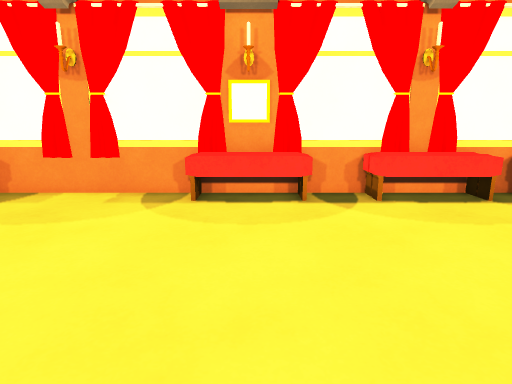
[1] (above)

12 first-person views from a walk through a scene from a Unity 3-D project. The camera is 1.3 m above the floor, tilts 12° down and sees 75° across. The floor is counted in squares, 0.5 m on a side. Each view is taken from the middle of a square. On the plan, view 1 faces up. The plan holds only what a view shows up to about 20 squares ahead; the rest is blank. The place goes on beyond the plan. Surface patterns are stand-ins for the level's own textures.

[2]
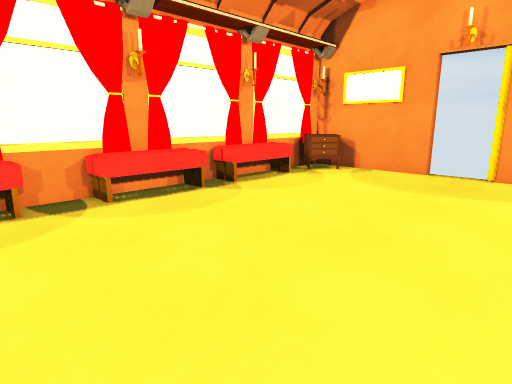

[3]
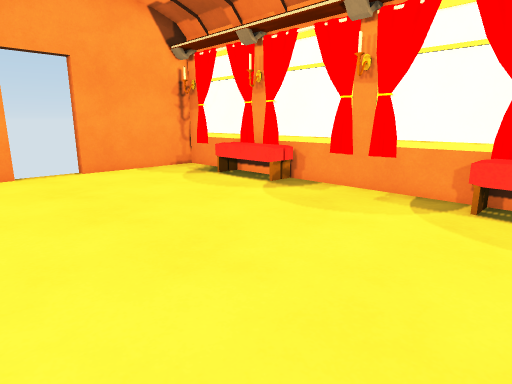

[4]
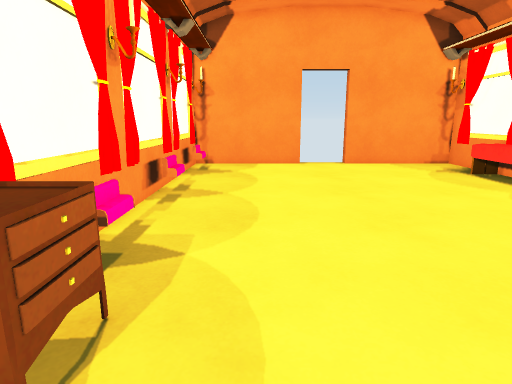

[5]
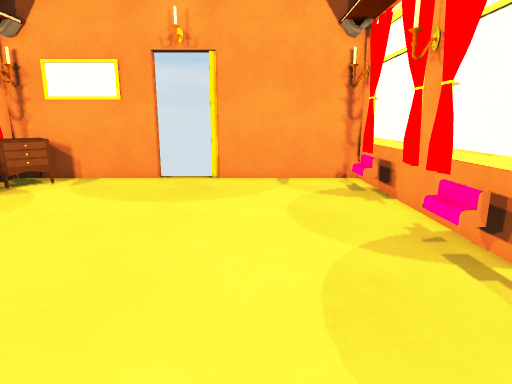

[6]
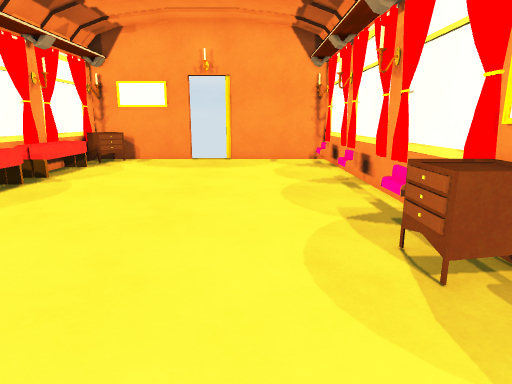

[7]
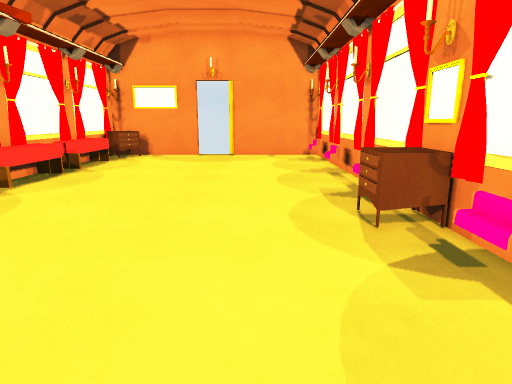

[8]
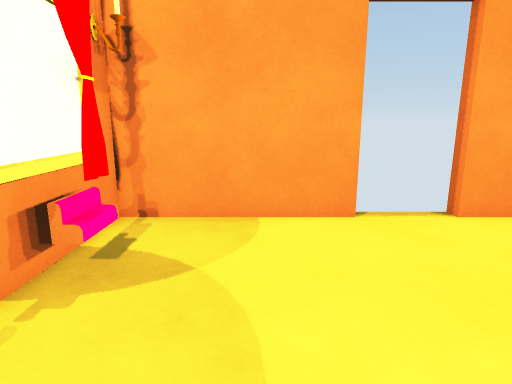

[9]
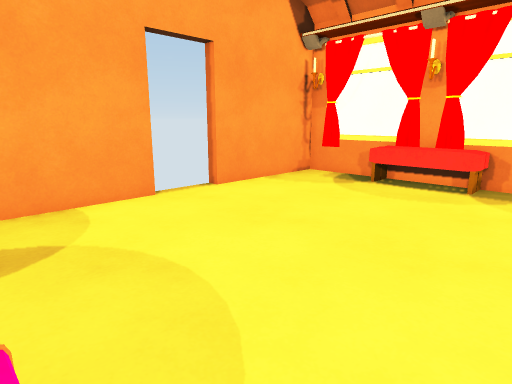

[10]
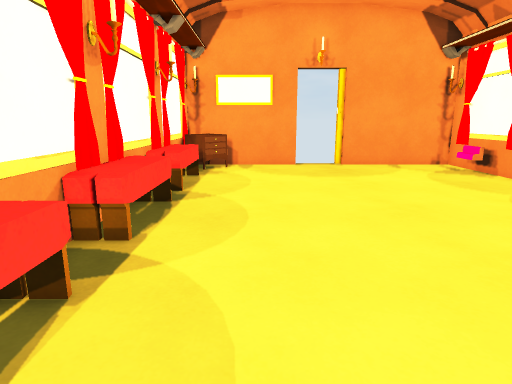

[11]
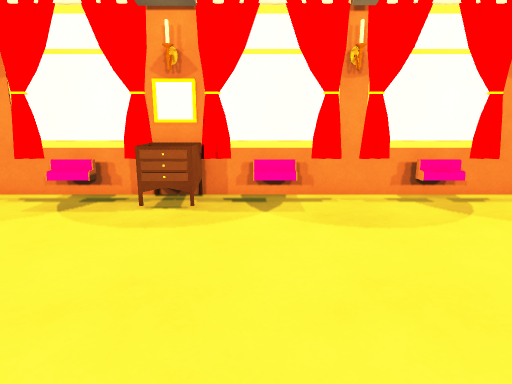

[12]
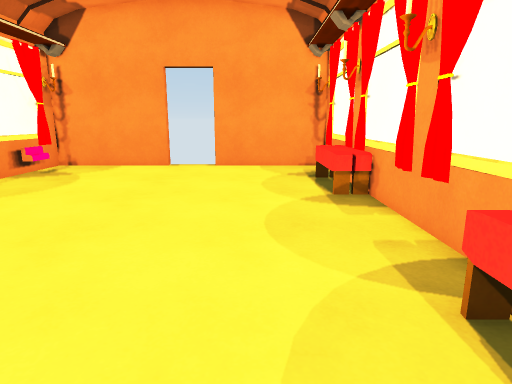

### Floor plan
Points are (right, up) in squares from view 1. A wall is a line through its corners. A room is listed if a view was taken in it or the views show most of it. See-through windows are left out.
Room 1 (views 1, 2, 3, 4, 5, 6, 7, 8, 9, 10, 11, 12)
walls: (0.4, -3.9) (0.9, -3.9); (1.1, -3.9) (17.4, -3.9) (17.4, 2.8); (-2.4, 12.2) (-9.5, 12.2); (4.5, 12.2) (1.5, 12.2); (9.5, 12.2) (7.4, 12.2); (-13.4, 12.2) (-17.9, 12.2) (-17.9, 5.6) (-18.5, 5.6); (15.5, 12.2) (13.4, 12.2); (18, 5.6) (17.4, 5.6) (17.4, 9.5); (-18.5, 2.8) (-17.9, 2.8) (-17.9, -3.9) (-0.5, -3.9); (17.4, 11.4) (17.4, 12.2) (16.6, 12.2)
ways out: gap at (18, 3)
objects: other object (-15, -3); other object (-14, 11) to (-10, 12); other object (-13, 12); other object (-11, 12); other object (-10, -3); other object (-8, -3); other object (-4, -3); other object (-2, 11) to (2, 12); other object (-2, 12); other object (-1, -3) to (1, -2); other object (0, 12); other object (2, -3); other object (4, 11) to (8, 12); other object (5, 12); other object (7, 12); other object (8, -3); other object (9, 11) to (13, 12); other object (11, 12); other object (15, -3); other object (15, 10) to (17, 11)

Where each view was taken, in squares from view 1:
view 1: 0 up, 0 right, facing up
view 2: 0 up, 0 right, facing up-right
view 3: 0 up, 0 right, facing up-left
view 4: 0 up, 3 right, facing left
view 5: 1 up, 2 right, facing right
view 6: 1 up, 6 left, facing right
view 7: 1 up, 9 left, facing right
view 8: 0 up, 9 left, facing left
view 9: 3 down, 7 left, facing up-left
view 10: 8 up, 3 left, facing right
view 11: 8 up, 3 left, facing down
view 12: 8 up, 2 right, facing left
